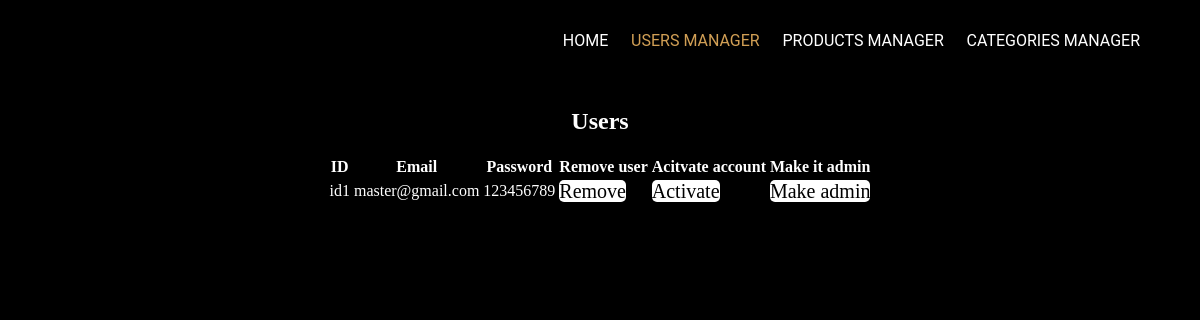
Page /admin_page.php (signed in) on the committed database.
### tables this page shows
create table User(
    userID varchar(50) PRIMARY KEY,
    email varchar(200) not null,
    userPassword varchar(28) not null,
    isAdmin boolean not null,
    isActiveAccount boolean not null
);

### admin_page.php (the view, shortened to what this page needs)
<!DOCTYPE html>
<html>
<head>
    <link rel="stylesheet" href="assets/css/home.css">
</head>
<body>
    <header>
        <nav class="header-nav">
            <a href="home.php">Home</a>
            <a class="active" href="admin_page.php">Users manager</a>
            <a href="products_manager.php">Products manager</a>
            <a href="categories_manager.php">Categories manager</a>
        </nav>
    </header>
    <h2 style="margin-top: 100px;">Users</h2>
<?php
$hostname = "localhost";
$username = "root";
$password = "";
$database = "electro_nacer_updates";
$connection = new mysqli($hostname, $username, $password, $database);
echo "<div id='users-dashboard'>";
$sql = "SELECT * FROM User";
$result = $connection->query($sql);
if ($result->num_rows > 0) {
    echo "<table>";
    echo "<tr><th>ID</th><th>Email</th><th>Password</th><th>Remove user</th><th>Acitvate account</th><th>Make it admin</th></tr>";
    while ($row = $result->fetch_assoc()) {
        echo "<tr>";
        echo "<td>" . $row["userID"] . "</td>";
        echo "<td>" . $row["email"] . "</td>";
        echo "<td>" . $row["userPassword"] . "</td>";
        if(!$row["isAdmin"]) {
            echo "<td>";
            echo '<a href= "admin_page.php?removeuser='.$row["userID"].'" class="button_a" style="color: black;">Remove</a>';
            echo "</td>";
        } else {
            echo "<td>";
            echo '<a class="button_a" style="color: black;">Remove</a>';
            echo "</td>";
        }
        if (!$row["isActiveAccount"]) {
            echo "<td>";
            echo '<a href="admin_page.php?activateaccount='.$row["userID"].'" class="button_a" style="color: black;">Activate</a>';
            echo "</td>";
        } else {
            echo "<td>";
            echo '<a class="button_a" style="color: black;">Activate</a>';
            echo "</td>";
        }
        if (!$row["isAdmin"]) {
            echo "<td>";
            echo '<a href="admin_page.php?makeitadmin='.$row["userID"].'" class="button_a" style="color: black;">Make admin</a>';
            echo "</td>";
        } else {
            echo "<td>";
            echo '<a class="button_a" style="color: black;">Make admin</a>';
            echo "</td>";
        }
        echo "</tr>";
    }
    echo "</table>";
} else {
    echo "0 results";
}
echo "</div>";
echo "<br><br><br><br>";
?>
</body>
</html>

### assets/css/home.css (style rules this page uses)
body { background-color: black; color: white; display: flex; flex-direction: column; align-items: center; }
header { width: 100%; position: fixed; }
.header-nav { width: 95%; display: flex; flex-direction: row; justify-content: right; }
.header-nav a { margin-top: 2%; text-align: center; margin-left: 2%; text-transform: uppercase; color: #ffffff; text-decoration: none; font-family: Roboto; }
.header-nav a.active { color: #D19F55; }
.button_a { text-decoration: none; height: 20px; width: 100px; font-size: 20px; background-color: white; border-radius: 5px; color: black !important; }

### rows in the picture
user: userID "id1", email "master@gmail.com", userPassword "123456789", isAdmin "Remove", isActiveAccount "Activate"
